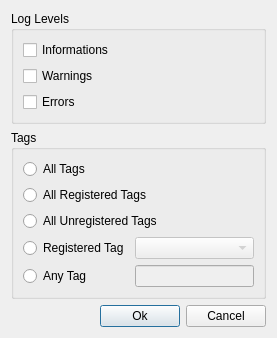
<?xml version="1.0" encoding="UTF-8"?>
<ui version="4.0">
 <class>LogFilterDialog</class>
 <widget class="QDialog" name="LogFilterDialog">
  <property name="geometry">
   <rect>
    <x>0</x>
    <y>0</y>
    <width>277</width>
    <height>319</height>
   </rect>
  </property>
  <property name="windowTitle">
   <string>Log Filter</string>
  </property>
  <layout class="QVBoxLayout" name="verticalLayout_3">
   <item>
    <widget class="QGroupBox" name="groupBox">
     <property name="title">
      <string>Log Levels</string>
     </property>
     <layout class="QVBoxLayout" name="verticalLayout">
      <item>
       <widget class="QCheckBox" name="informationsCheckBox">
        <property name="text">
         <string>Informations</string>
        </property>
       </widget>
      </item>
      <item>
       <widget class="QCheckBox" name="warningsCheckBox">
        <property name="text">
         <string>Warnings</string>
        </property>
       </widget>
      </item>
      <item>
       <widget class="QCheckBox" name="errorsCheckBox">
        <property name="text">
         <string>Errors</string>
        </property>
       </widget>
      </item>
     </layout>
    </widget>
   </item>
   <item>
    <widget class="QGroupBox" name="groupBox_2">
     <property name="title">
      <string>Tags</string>
     </property>
     <layout class="QVBoxLayout" name="verticalLayout_2">
      <item>
       <widget class="QRadioButton" name="allTagsRadioButton">
        <property name="text">
         <string>All Tags</string>
        </property>
       </widget>
      </item>
      <item>
       <widget class="QRadioButton" name="allRegisteredTagsRadioButton">
        <property name="text">
         <string>All Registered Tags</string>
        </property>
       </widget>
      </item>
      <item>
       <widget class="QRadioButton" name="allUnregisteredTagsRadioButton">
        <property name="text">
         <string>All Unregistered Tags</string>
        </property>
       </widget>
      </item>
      <item>
       <layout class="QGridLayout" name="gridLayout">
        <item row="0" column="0">
         <widget class="QRadioButton" name="registeredTagRadioButton">
          <property name="text">
           <string>Registered Tag</string>
          </property>
         </widget>
        </item>
        <item row="0" column="1">
         <widget class="QComboBox" name="registeredTagComboBox">
          <property name="enabled">
           <bool>false</bool>
          </property>
         </widget>
        </item>
        <item row="1" column="0">
         <widget class="QRadioButton" name="anyTagRadioButton">
          <property name="text">
           <string>Any Tag</string>
          </property>
         </widget>
        </item>
        <item row="1" column="1">
         <widget class="QLineEdit" name="anyTagLineEdit">
          <property name="enabled">
           <bool>false</bool>
          </property>
         </widget>
        </item>
       </layout>
      </item>
     </layout>
    </widget>
   </item>
   <item>
    <spacer name="verticalSpacer">
     <property name="orientation">
      <enum>Qt::Vertical</enum>
     </property>
     <property name="sizeHint" stdset="0">
      <size>
       <width>20</width>
       <height>1</height>
      </size>
     </property>
    </spacer>
   </item>
   <item>
    <layout class="QHBoxLayout" name="horizontalLayout">
     <item>
      <spacer name="horizontalSpacer">
       <property name="orientation">
        <enum>Qt::Horizontal</enum>
       </property>
       <property name="sizeHint" stdset="0">
        <size>
         <width>40</width>
         <height>20</height>
        </size>
       </property>
      </spacer>
     </item>
     <item>
      <widget class="QPushButton" name="okPushButton">
       <property name="text">
        <string>Ok</string>
       </property>
       <property name="default">
        <bool>true</bool>
       </property>
      </widget>
     </item>
     <item>
      <widget class="QPushButton" name="cancelPushButton">
       <property name="text">
        <string>Cancel</string>
       </property>
      </widget>
     </item>
    </layout>
   </item>
  </layout>
 </widget>
 <resources/>
 <connections>
  <connection>
   <sender>cancelPushButton</sender>
   <signal>clicked()</signal>
   <receiver>LogFilterDialog</receiver>
   <slot>reject()</slot>
   <hints>
    <hint type="sourcelabel">
     <x>236</x>
     <y>126</y>
    </hint>
    <hint type="destinationlabel">
     <x>288</x>
     <y>107</y>
    </hint>
   </hints>
  </connection>
 </connections>
</ui>
